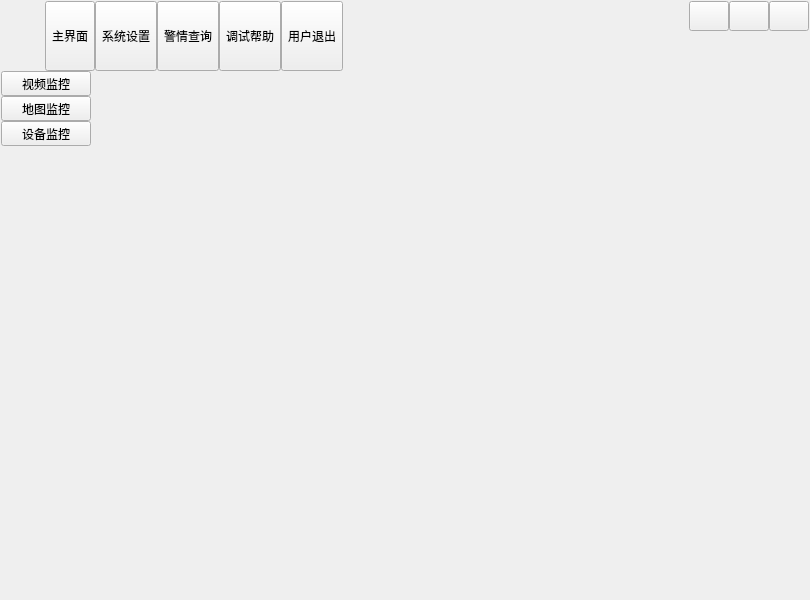
<?xml version="1.0" encoding="UTF-8"?>
<ui version="4.0">
 <class>TopLeftNavigation</class>
 <widget class="QWidget" name="TopLeftNavigation">
  <property name="geometry">
   <rect>
    <x>0</x>
    <y>0</y>
    <width>810</width>
    <height>600</height>
   </rect>
  </property>
  <property name="windowTitle">
   <string>Dialog</string>
  </property>
  <property name="sizeGripEnabled" stdset="0">
   <bool>false</bool>
  </property>
  <layout class="QVBoxLayout" name="verticalLayout">
   <property name="spacing">
    <number>0</number>
   </property>
   <property name="leftMargin">
    <number>1</number>
   </property>
   <property name="topMargin">
    <number>1</number>
   </property>
   <property name="rightMargin">
    <number>1</number>
   </property>
   <property name="bottomMargin">
    <number>1</number>
   </property>
   <item>
    <widget class="QWidget" name="widgetTitle" native="true">
     <property name="sizePolicy">
      <sizepolicy hsizetype="Preferred" vsizetype="Fixed">
       <horstretch>0</horstretch>
       <verstretch>0</verstretch>
      </sizepolicy>
     </property>
     <layout class="QHBoxLayout" name="horizontalLayout_2">
      <property name="spacing">
       <number>10</number>
      </property>
      <property name="leftMargin">
       <number>10</number>
      </property>
      <property name="topMargin">
       <number>0</number>
      </property>
      <property name="rightMargin">
       <number>0</number>
      </property>
      <property name="bottomMargin">
       <number>0</number>
      </property>
      <item>
       <widget class="QLabel" name="labIco">
        <property name="text">
         <string/>
        </property>
        <property name="alignment">
         <set>Qt::AlignCenter</set>
        </property>
       </widget>
      </item>
      <item>
       <widget class="QLabel" name="labTitle">
        <property name="styleSheet">
         <string notr="true"/>
        </property>
        <property name="text">
         <string/>
        </property>
        <property name="alignment">
         <set>Qt::AlignLeading|Qt::AlignLeft|Qt::AlignVCenter</set>
        </property>
       </widget>
      </item>
      <item>
       <widget class="QWidget" name="widgetTop" native="true">
        <layout class="QHBoxLayout" name="horizontalLayout_3">
         <property name="spacing">
          <number>0</number>
         </property>
         <property name="leftMargin">
          <number>0</number>
         </property>
         <property name="topMargin">
          <number>0</number>
         </property>
         <property name="rightMargin">
          <number>0</number>
         </property>
         <property name="bottomMargin">
          <number>0</number>
         </property>
         <item>
          <widget class="QToolButton" name="btnMain">
           <property name="sizePolicy">
            <sizepolicy hsizetype="Fixed" vsizetype="Expanding">
             <horstretch>0</horstretch>
             <verstretch>0</verstretch>
            </sizepolicy>
           </property>
           <property name="text">
            <string>主界面</string>
           </property>
           <property name="icon">
            <iconset resource="main.qrc">
             <normaloff>:/image/main_main.png</normaloff>:/image/main_main.png</iconset>
           </property>
           <property name="toolButtonStyle">
            <enum>Qt::ToolButtonTextUnderIcon</enum>
           </property>
          </widget>
         </item>
         <item>
          <widget class="QToolButton" name="btnConfig">
           <property name="sizePolicy">
            <sizepolicy hsizetype="Fixed" vsizetype="Expanding">
             <horstretch>0</horstretch>
             <verstretch>0</verstretch>
            </sizepolicy>
           </property>
           <property name="text">
            <string>系统设置</string>
           </property>
           <property name="icon">
            <iconset resource="main.qrc">
             <normaloff>:/image/main_config.png</normaloff>:/image/main_config.png</iconset>
           </property>
           <property name="toolButtonStyle">
            <enum>Qt::ToolButtonTextUnderIcon</enum>
           </property>
          </widget>
         </item>
         <item>
          <widget class="QToolButton" name="btnData">
           <property name="sizePolicy">
            <sizepolicy hsizetype="Fixed" vsizetype="Expanding">
             <horstretch>0</horstretch>
             <verstretch>0</verstretch>
            </sizepolicy>
           </property>
           <property name="text">
            <string>警情查询</string>
           </property>
           <property name="icon">
            <iconset resource="main.qrc">
             <normaloff>:/image/main_data.png</normaloff>:/image/main_data.png</iconset>
           </property>
           <property name="checked">
            <bool>false</bool>
           </property>
           <property name="toolButtonStyle">
            <enum>Qt::ToolButtonTextUnderIcon</enum>
           </property>
          </widget>
         </item>
         <item>
          <widget class="QToolButton" name="btnHelp">
           <property name="sizePolicy">
            <sizepolicy hsizetype="Fixed" vsizetype="Expanding">
             <horstretch>0</horstretch>
             <verstretch>0</verstretch>
            </sizepolicy>
           </property>
           <property name="styleSheet">
            <string notr="true"/>
           </property>
           <property name="text">
            <string>调试帮助</string>
           </property>
           <property name="icon">
            <iconset resource="main.qrc">
             <normaloff>:/image/main_person.png</normaloff>:/image/main_person.png</iconset>
           </property>
           <property name="toolButtonStyle">
            <enum>Qt::ToolButtonTextUnderIcon</enum>
           </property>
          </widget>
         </item>
         <item>
          <widget class="QToolButton" name="btnExit">
           <property name="sizePolicy">
            <sizepolicy hsizetype="Fixed" vsizetype="Expanding">
             <horstretch>0</horstretch>
             <verstretch>0</verstretch>
            </sizepolicy>
           </property>
           <property name="styleSheet">
            <string notr="true"/>
           </property>
           <property name="text">
            <string>用户退出</string>
           </property>
           <property name="icon">
            <iconset resource="main.qrc">
             <normaloff>:/image/main_exit.png</normaloff>:/image/main_exit.png</iconset>
           </property>
           <property name="toolButtonStyle">
            <enum>Qt::ToolButtonTextUnderIcon</enum>
           </property>
          </widget>
         </item>
        </layout>
       </widget>
      </item>
      <item>
       <spacer name="horizontalSpacer">
        <property name="orientation">
         <enum>Qt::Horizontal</enum>
        </property>
        <property name="sizeHint" stdset="0">
         <size>
          <width>40</width>
          <height>20</height>
         </size>
        </property>
       </spacer>
      </item>
      <item>
       <widget class="QWidget" name="widgetMenu" native="true">
        <layout class="QGridLayout" name="gridLayout_2">
         <property name="leftMargin">
          <number>0</number>
         </property>
         <property name="topMargin">
          <number>0</number>
         </property>
         <property name="rightMargin">
          <number>0</number>
         </property>
         <property name="bottomMargin">
          <number>0</number>
         </property>
         <property name="spacing">
          <number>0</number>
         </property>
         <item row="1" column="1" colspan="3">
          <spacer name="verticalSpacer">
           <property name="orientation">
            <enum>Qt::Vertical</enum>
           </property>
           <property name="sizeHint" stdset="0">
            <size>
             <width>20</width>
             <height>40</height>
            </size>
           </property>
          </spacer>
         </item>
         <item row="0" column="1">
          <widget class="QPushButton" name="btnMenu_Min">
           <property name="sizePolicy">
            <sizepolicy hsizetype="Minimum" vsizetype="Expanding">
             <horstretch>0</horstretch>
             <verstretch>0</verstretch>
            </sizepolicy>
           </property>
           <property name="minimumSize">
            <size>
             <width>30</width>
             <height>30</height>
            </size>
           </property>
           <property name="cursor">
            <cursorShape>ArrowCursor</cursorShape>
           </property>
           <property name="focusPolicy">
            <enum>Qt::NoFocus</enum>
           </property>
           <property name="toolTip">
            <string>最小化</string>
           </property>
           <property name="text">
            <string/>
           </property>
          </widget>
         </item>
         <item row="0" column="3">
          <widget class="QPushButton" name="btnMenu_Close">
           <property name="sizePolicy">
            <sizepolicy hsizetype="Minimum" vsizetype="Expanding">
             <horstretch>0</horstretch>
             <verstretch>0</verstretch>
            </sizepolicy>
           </property>
           <property name="minimumSize">
            <size>
             <width>30</width>
             <height>30</height>
            </size>
           </property>
           <property name="cursor">
            <cursorShape>ArrowCursor</cursorShape>
           </property>
           <property name="focusPolicy">
            <enum>Qt::NoFocus</enum>
           </property>
           <property name="toolTip">
            <string>关闭</string>
           </property>
           <property name="text">
            <string/>
           </property>
          </widget>
         </item>
         <item row="0" column="2">
          <widget class="QPushButton" name="btnMenu_Max">
           <property name="sizePolicy">
            <sizepolicy hsizetype="Minimum" vsizetype="Expanding">
             <horstretch>0</horstretch>
             <verstretch>0</verstretch>
            </sizepolicy>
           </property>
           <property name="minimumSize">
            <size>
             <width>30</width>
             <height>30</height>
            </size>
           </property>
           <property name="focusPolicy">
            <enum>Qt::NoFocus</enum>
           </property>
           <property name="text">
            <string/>
           </property>
          </widget>
         </item>
        </layout>
       </widget>
      </item>
     </layout>
    </widget>
   </item>
   <item>
    <widget class="QStackedWidget" name="stackedWidget">
     <property name="styleSheet">
      <string notr="true"/>
     </property>
     <property name="currentIndex">
      <number>0</number>
     </property>
     <widget class="QWidget" name="page1">
      <layout class="QHBoxLayout" name="horizontalLayout">
       <property name="spacing">
        <number>0</number>
       </property>
       <property name="leftMargin">
        <number>0</number>
       </property>
       <property name="topMargin">
        <number>0</number>
       </property>
       <property name="rightMargin">
        <number>0</number>
       </property>
       <property name="bottomMargin">
        <number>0</number>
       </property>
       <item>
        <widget class="QWidget" name="widgetLeftMain" native="true">
         <property name="maximumSize">
          <size>
           <width>90</width>
           <height>16777215</height>
          </size>
         </property>
         <layout class="QVBoxLayout" name="verticalLayout_2">
          <property name="spacing">
           <number>0</number>
          </property>
          <property name="leftMargin">
           <number>0</number>
          </property>
          <property name="topMargin">
           <number>0</number>
          </property>
          <property name="rightMargin">
           <number>0</number>
          </property>
          <property name="bottomMargin">
           <number>0</number>
          </property>
          <item>
           <widget class="QToolButton" name="tbtnMain1">
            <property name="sizePolicy">
             <sizepolicy hsizetype="Expanding" vsizetype="Fixed">
              <horstretch>0</horstretch>
              <verstretch>0</verstretch>
             </sizepolicy>
            </property>
            <property name="text">
             <string>视频监控</string>
            </property>
           </widget>
          </item>
          <item>
           <widget class="QToolButton" name="tbtnMain2">
            <property name="sizePolicy">
             <sizepolicy hsizetype="Expanding" vsizetype="Fixed">
              <horstretch>0</horstretch>
              <verstretch>0</verstretch>
             </sizepolicy>
            </property>
            <property name="text">
             <string>地图监控</string>
            </property>
           </widget>
          </item>
          <item>
           <widget class="QToolButton" name="tbtnMain3">
            <property name="sizePolicy">
             <sizepolicy hsizetype="Expanding" vsizetype="Fixed">
              <horstretch>0</horstretch>
              <verstretch>0</verstretch>
             </sizepolicy>
            </property>
            <property name="text">
             <string>设备监控</string>
            </property>
           </widget>
          </item>
          <item>
           <spacer name="verticalSpacer_2">
            <property name="orientation">
             <enum>Qt::Vertical</enum>
            </property>
            <property name="sizeHint" stdset="0">
             <size>
              <width>20</width>
              <height>471</height>
             </size>
            </property>
           </spacer>
          </item>
         </layout>
        </widget>
       </item>
       <item>
        <widget class="QLabel" name="lab1">
         <property name="sizePolicy">
          <sizepolicy hsizetype="Expanding" vsizetype="Expanding">
           <horstretch>0</horstretch>
           <verstretch>0</verstretch>
          </sizepolicy>
         </property>
         <property name="text">
          <string/>
         </property>
         <property name="alignment">
          <set>Qt::AlignCenter</set>
         </property>
        </widget>
       </item>
      </layout>
     </widget>
     <widget class="QWidget" name="page2">
      <layout class="QHBoxLayout" name="horizontalLayout_4">
       <property name="spacing">
        <number>0</number>
       </property>
       <property name="leftMargin">
        <number>0</number>
       </property>
       <property name="topMargin">
        <number>0</number>
       </property>
       <property name="rightMargin">
        <number>0</number>
       </property>
       <property name="bottomMargin">
        <number>0</number>
       </property>
       <item>
        <widget class="QWidget" name="widgetLeftConfig" native="true">
         <property name="maximumSize">
          <size>
           <width>100</width>
           <height>16777215</height>
          </size>
         </property>
         <layout class="QVBoxLayout" name="verticalLayout_3">
          <property name="spacing">
           <number>0</number>
          </property>
          <property name="leftMargin">
           <number>0</number>
          </property>
          <property name="topMargin">
           <number>0</number>
          </property>
          <property name="rightMargin">
           <number>0</number>
          </property>
          <property name="bottomMargin">
           <number>0</number>
          </property>
          <item>
           <widget class="QToolButton" name="tbtnConfig1">
            <property name="sizePolicy">
             <sizepolicy hsizetype="Expanding" vsizetype="Fixed">
              <horstretch>0</horstretch>
              <verstretch>0</verstretch>
             </sizepolicy>
            </property>
            <property name="text">
             <string>基本设置</string>
            </property>
           </widget>
          </item>
          <item>
           <widget class="QToolButton" name="tbtnConfig2">
            <property name="sizePolicy">
             <sizepolicy hsizetype="Expanding" vsizetype="Fixed">
              <horstretch>0</horstretch>
              <verstretch>0</verstretch>
             </sizepolicy>
            </property>
            <property name="text">
             <string>转发设置</string>
            </property>
           </widget>
          </item>
          <item>
           <widget class="QToolButton" name="tbtnConfig3">
            <property name="sizePolicy">
             <sizepolicy hsizetype="Expanding" vsizetype="Fixed">
              <horstretch>0</horstretch>
              <verstretch>0</verstretch>
             </sizepolicy>
            </property>
            <property name="text">
             <string>用户设置</string>
            </property>
           </widget>
          </item>
          <item>
           <widget class="QToolButton" name="tbtnConfig4">
            <property name="sizePolicy">
             <sizepolicy hsizetype="Expanding" vsizetype="Fixed">
              <horstretch>0</horstretch>
              <verstretch>0</verstretch>
             </sizepolicy>
            </property>
            <property name="text">
             <string>防区设置</string>
            </property>
           </widget>
          </item>
          <item>
           <widget class="QToolButton" name="tbtnConfig5">
            <property name="sizePolicy">
             <sizepolicy hsizetype="Expanding" vsizetype="Fixed">
              <horstretch>0</horstretch>
              <verstretch>0</verstretch>
             </sizepolicy>
            </property>
            <property name="text">
             <string>设备设置</string>
            </property>
           </widget>
          </item>
          <item>
           <widget class="QToolButton" name="tbtnConfig6">
            <property name="sizePolicy">
             <sizepolicy hsizetype="Expanding" vsizetype="Fixed">
              <horstretch>0</horstretch>
              <verstretch>0</verstretch>
             </sizepolicy>
            </property>
            <property name="text">
             <string>其他设置</string>
            </property>
           </widget>
          </item>
          <item>
           <spacer name="verticalSpacer_3">
            <property name="orientation">
             <enum>Qt::Vertical</enum>
            </property>
            <property name="sizeHint" stdset="0">
             <size>
              <width>20</width>
              <height>417</height>
             </size>
            </property>
           </spacer>
          </item>
         </layout>
        </widget>
       </item>
       <item>
        <widget class="QLabel" name="lab2">
         <property name="sizePolicy">
          <sizepolicy hsizetype="Expanding" vsizetype="Expanding">
           <horstretch>0</horstretch>
           <verstretch>0</verstretch>
          </sizepolicy>
         </property>
         <property name="text">
          <string>系统设置</string>
         </property>
         <property name="alignment">
          <set>Qt::AlignCenter</set>
         </property>
        </widget>
       </item>
      </layout>
     </widget>
     <widget class="QWidget" name="page3">
      <layout class="QVBoxLayout" name="verticalLayout_5">
       <item>
        <widget class="QLabel" name="lab3">
         <property name="text">
          <string>警情查询</string>
         </property>
         <property name="alignment">
          <set>Qt::AlignCenter</set>
         </property>
        </widget>
       </item>
      </layout>
     </widget>
     <widget class="QWidget" name="page4">
      <layout class="QVBoxLayout" name="verticalLayout_4">
       <item>
        <widget class="QLabel" name="lab4">
         <property name="text">
          <string>调试帮助</string>
         </property>
         <property name="alignment">
          <set>Qt::AlignCenter</set>
         </property>
        </widget>
       </item>
      </layout>
     </widget>
    </widget>
   </item>
  </layout>
 </widget>
 <resources>
  <include location="main.qrc"/>
 </resources>
 <connections/>
</ui>
